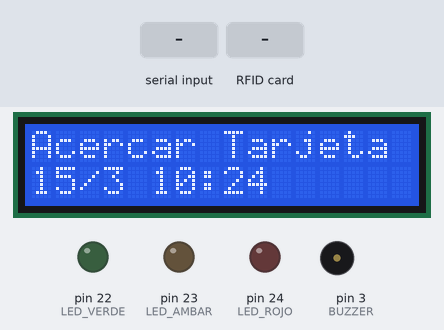
A sketch run on a simulated Arduino Mega 2560, built with avr-gcc and run on an emulated ATmega2560. On the bench: 16×2 character LCD, output pins drawn as LEDs (lit = HIGH), buzzer (waves = sounding). The test bench sets the inputs (shaded band). The local clock reads 2024-03-15 10:24:30 at power-on unless the sketch sets it; pins used as bus, display or sensor lines are not drawn; what the sketch prints to the serial monitor is not drawn.

Above: at 3.3 s.
3.4 s: "MODO_REGISTRO\n" received over Serial
At 4.2 s:
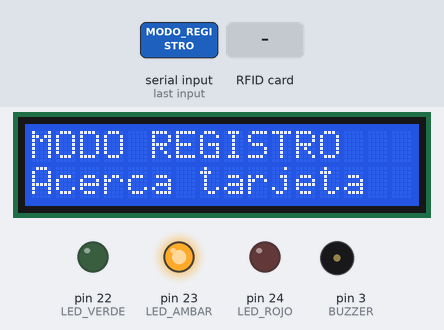
5.2 s: RFID card 5E 7A 19 C4 held to the reader
At 7.0 s:
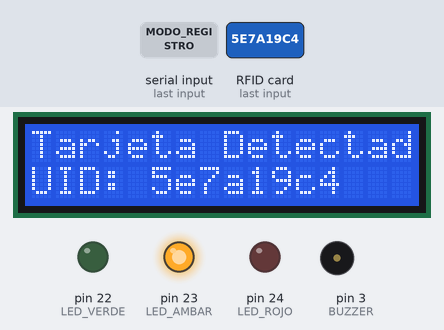
8.2 s: RFID card 5E 7A 19 C4 held to the reader
At 9.4 s:
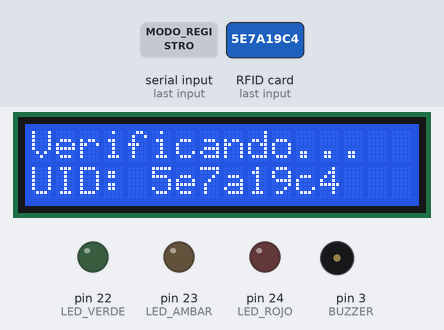
9.7 s: "ACCESO:\n" received over Serial
At 10.5 s:
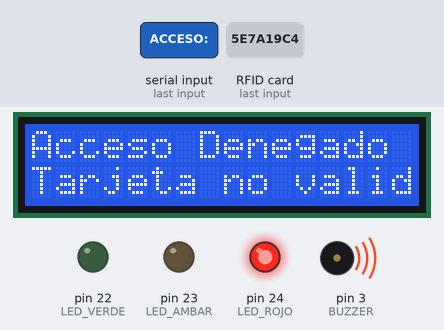
Timing chart, 0 to 13.2 s (numbered marks = the images above; inputs shaded):
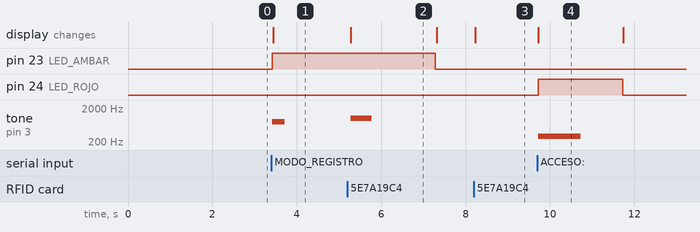

The sketch:

sketch_mar4a.ino
```cpp
#include <SPI.h>
#include <MFRC522.h>
#include <Wire.h>
#include "RTClib.h"
#include <LiquidCrystal.h>

// Definición de pines
#define RST_PIN 9
#define SS_PIN 53
#define LED_VERDE 22
#define LED_ROJO 24
#define LED_AMBAR 23
#define BUZZER 3

// Inicialización de componentes
LiquidCrystal lcd(8, 7, 13, 12, 11, 10);
MFRC522 mfrc522(SS_PIN, RST_PIN);
RTC_DS1307 rtc;

// Variables de control
bool modoRegistro = false;
unsigned long tiempoInicioRegistro = 0;
unsigned long ultimaLectura = 0;
String ultimoUID = "";

void setup() {
  Serial.begin(9600);
  while (!Serial) {
    ; // Esperar a que se establezca la conexión serial
  }

  SPI.begin();
  mfrc522.PCD_Init();
  Wire.begin();
  rtc.begin();
  lcd.begin(16, 2);

  // Configurar pines
  pinMode(LED_VERDE, OUTPUT);
  pinMode(LED_ROJO, OUTPUT);
  pinMode(LED_AMBAR, OUTPUT);
  pinMode(BUZZER, OUTPUT);

  // Asegurar que todos los LEDs estén apagados al inicio
  digitalWrite(LED_VERDE, LOW);
  digitalWrite(LED_ROJO, LOW);
  digitalWrite(LED_AMBAR, LOW);

  // Sincronizar RTC si no está en marcha
  if (!rtc.isrunning()) {
    rtc.adjust(DateTime(F(__DATE__), F(__TIME__)));
  }

  mostrarMensajeInicial();

  // Esperar un poco antes de enviar confirmación
  delay(2000);
  Serial.println("ARDUINO_LISTO");
  Serial.flush();
}

void loop() {
  procesarComandosSerial();

  // Verificar timeout del modo registro (20 segundos)
  if (modoRegistro && (millis() - tiempoInicioRegistro > 20000)) {
    Serial.println("MODO_REGISTRO_TIMEOUT");
    Serial.flush();
    salirModoRegistro();
  }

  // Detección de tarjetas RFID
  if (mfrc522.PICC_IsNewCardPresent() && mfrc522.PICC_ReadCardSerial()) {
    String uid = obtenerUID();

    // Evitar lecturas duplicadas (debounce)
    if (uid != ultimoUID || (millis() - ultimaLectura > 2000)) {
      ultimoUID = uid;
      ultimaLectura = millis();

      if (modoRegistro) {
        // Modo registro: enviar UID detectado a Python
        Serial.print("UID_DETECTADO:");
        Serial.println(uid);
        Serial.flush();

        mostrarTarjetaDetectada(uid);
        tone(BUZZER, 1000, 500);

        // Salir del modo registro después de detectar una tarjeta
        delay(2000);
        salirModoRegistro();

      } else {
        // Modo normal: enviar a Python para verificación
        verificarAccesoConPython(uid);
      }
    }

    mfrc522.PICC_HaltA();
    delay(100);
  }

  delay(50);
}

// Función para obtener el UID de la tarjeta
String obtenerUID() {
  String uid = "";
  for (byte i = 0; i < mfrc522.uid.size; i++) {
    if (mfrc522.uid.uidByte[i] < 0x10) {
      uid += "0";
    }
    uid += String(mfrc522.uid.uidByte[i], HEX);
  }
  uid.toLowerCase();
  return uid;
}

// Envía el UID a Python y espera la respuesta
void verificarAccesoConPython(String uid) {
  DateTime ahora = rtc.now();
  String fechaHora = formatearFechaHora(ahora);

  // Mostrar "Verificando..." mientras Python procesa
  lcd.clear();
  lcd.print("Verificando...");
  lcd.setCursor(0, 1);
  lcd.print("UID: " + uid.substring(0, 8));

  // Enviar a Python para verificación (Python determinará el acceso)
  Serial.print("REGISTRO:");
  Serial.print(uid);
  Serial.print("|");
  Serial.print(fechaHora);
  Serial.print("|");
  Serial.println("PENDIENTE"); // Python determinará si es PERMITIDO o DENEGADO
  Serial.flush();

  // Esperar respuesta de Python (con timeout)
  unsigned long startTime = millis();
  bool respuestaRecibida = false;
  String respuesta = "";

  while (millis() - startTime < 3000 && !respuestaRecibida) { // Esperar máximo 3 segundos
    if (Serial.available()) {
      String comando = Serial.readStringUntil('\n');
      comando.trim();

      if (comando.startsWith("ACCESO:")) {
        respuesta = comando.substring(7); // Remover "ACCESO:"
        respuestaRecibida = true;
      }
    }
    delay(10);
  }

  // Procesar respuesta
  if (respuestaRecibida) {
    if (respuesta.startsWith("PERMITIDO")) {
      // Extraer nombre si está presente
      String nombre = "";
      int separador = respuesta.indexOf("|");
      if (separador != -1) {
        nombre = respuesta.substring(separador + 1);
      }
      accesoConcedido(nombre);
    } else {
      accesoDenegado();
    }
  } else {
    // Timeout - sin respuesta de Python
    lcd.clear();
    lcd.print("Error de sistema");
    lcd.setCursor(0, 1);
    lcd.print("Intente de nuevo");
    tone(BUZZER, 500, 1000);
  }

  // Mantener mensaje por 2 segundos
  delay(2000);
  digitalWrite(LED_VERDE, LOW);
  digitalWrite(LED_ROJO, LOW);
  mostrarMensajeInicial();
}

// Procesa comandos recibidos desde Python
void procesarComandosSerial() {
  if (Serial.available() > 0) {
    String comando = Serial.readStringUntil('\n');
    comando.trim();

    if (comando == "MODO_REGISTRO") {
      activarModoRegistro();
    }
    // No procesar comandos ACCESO: aquí ya que se manejan en verificarAccesoConPython
  }
}

// Activa el modo registro
void activarModoRegistro() {
  modoRegistro = true;
  tiempoInicioRegistro = millis();
  digitalWrite(LED_AMBAR, HIGH);
  lcd.clear();
  lcd.print("MODO REGISTRO");
  lcd.setCursor(0, 1);
  lcd.print("Acerca tarjeta");
  tone(BUZZER, 800, 300);

  Serial.println("MODO_REGISTRO_ACTIVADO");
  Serial.flush();
}

// Sale del modo registro
void salirModoRegistro() {
  modoRegistro = false;
  digitalWrite(LED_AMBAR, LOW);
  mostrarMensajeInicial();

  Serial.println("MODO_REGISTRO_DESACTIVADO");
  Serial.flush();
}

// ---- Funciones auxiliares ----
void accesoConcedido(String nombre) {
  digitalWrite(LED_VERDE, HIGH);
  lcd.clear();
  lcd.print("Acceso Permitido");
  lcd.setCursor(0, 1);
  if (nombre.length() > 0 && nombre != "NA") {
    lcd.print(nombre);
  } else {
    lcd.print("Usuario");
  }
  tone(BUZZER, 1000, 200);
}

void accesoDenegado() {
  digitalWrite(LED_ROJO, HIGH);
  lcd.clear();
  lcd.print("Acceso Denegado");
  lcd.setCursor(0, 1);
  lcd.print("Tarjeta no valida");
  tone(BUZZER, 300, 1000);
}

void mostrarTarjetaDetectada(String uid) {
  lcd.clear();
  lcd.print("Tarjeta Detectada");
  lcd.setCursor(0, 1);
  String uidCorto = uid.substring(0, min(8, (int)uid.length()));
  lcd.print("UID: " + uidCorto);
}

String formatearFechaHora(DateTime dt) {
  char buffer[20];
  sprintf(buffer, "%02d-%02d-%04d %02d:%02d:%02d",
    dt.day(), dt.month(), dt.year(), dt.hour(), dt.minute(), dt.second());
  return String(buffer);
}

void mostrarMensajeInicial() {
  lcd.clear();
  lcd.print("Acercar Tarjeta");
  lcd.setCursor(0, 1);
  DateTime now = rtc.now();
  lcd.print(now.day());
  lcd.print("/");
  lcd.print(now.month());
  lcd.print(" ");
  if (now.hour() < 10) lcd.print("0");
  lcd.print(now.hour());
  lcd.print(":");
  if (now.minute() < 10) lcd.print("0");
  lcd.print(now.minute());
}
```

Measured:
- after the input at 3.4 s, pin 23 (LED_AMBAR): LOW → HIGH at once; tone on pin 3 (BUZZER): silent → 800 Hz at once, → silent 0.30 s later; the display: changes after 0.05 s (image 1)
- after the input at 5.2 s, pin 23 (LED_AMBAR): HIGH → LOW after 2.1 s; tone on pin 3 (BUZZER): silent → 1000 Hz after 0.08 s, → silent 0.50 s later; the display: changes after 0.08 s (image 2)
- after the input at 8.2 s, the display: changes at once (image 3)
- after the input at 9.7 s, pin 24 (LED_ROJO): LOW → HIGH at once, → LOW 2.0 s later; the display: changes at once (image 4)
- what the display in image 2 shows lasts 2.0 s, from 5.3 s to 7.3 s
